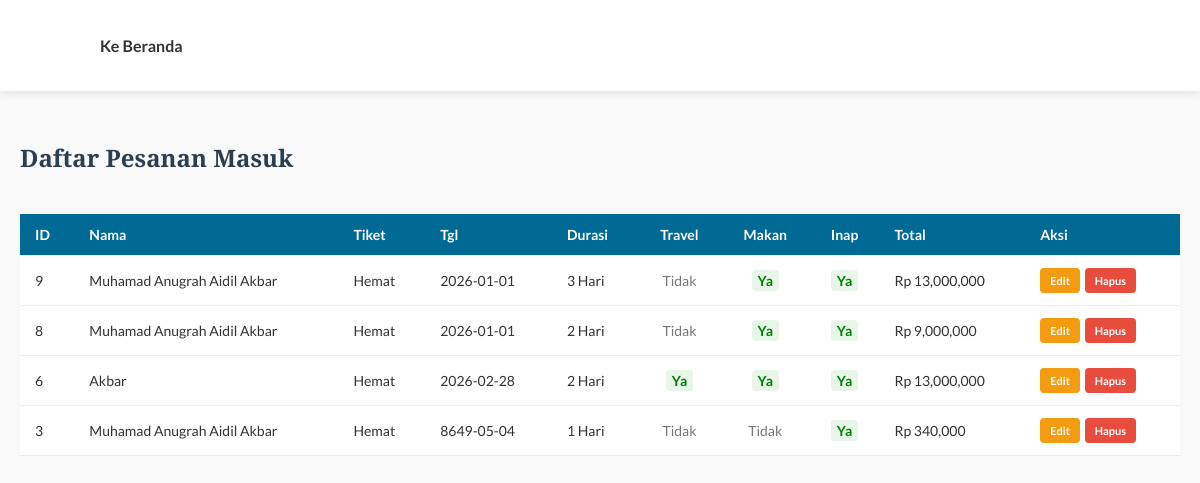
/list_pesanan.php, run on the app's committed database.
### tables this page shows
CREATE TABLE `pesanan` (
  `id` int(11) NOT NULL,
  `nama_pemesan` varchar(100) DEFAULT NULL,
  `nomor_hp` varchar(20) DEFAULT NULL,
  `tanggal_pesan` date DEFAULT NULL,
  `durasi_wisata` int(11) DEFAULT 1,
  `jumlah_peserta` int(11) DEFAULT NULL,
  `jenis_tiket` varchar(50) DEFAULT NULL,
  `hari_kunjungan` varchar(20) DEFAULT NULL,
  `harga_paket` decimal(15,2) DEFAULT NULL,
  `total_tagihan` decimal(15,2) DEFAULT NULL,
  `created_at` timestamp NOT NULL DEFAULT current_timestamp(),
  `layanan_travel` tinyint(1) DEFAULT 0,
  `layanan_makan` tinyint(1) DEFAULT 0,
  `layanan_penginapan` tinyint(1) DEFAULT 0
);

### list_pesanan.php (the view, shortened to what this page needs)
<?php include 'koneksi.php'; ?>
<!DOCTYPE html>
<html lang="id">
<head>
    <link rel="stylesheet" href="style.css">
</head>
<body>
    <nav>
        <ul><li><a href="index.php">Ke Beranda</a></li></ul>
    </nav>
    <div class="container" style="max-width: 1300px;">
        <h2>Daftar Pesanan Masuk</h2>
        <div style="overflow-x: auto;">
            <table>
                <thead>
                    <tr>
                        <th>ID</th>
                        <th>Nama</th>
                        <th>Tiket</th>
                        <th>Tgl</th>
                        <th>Durasi</th>
                        <th style="text-align:center;">Travel</th>
                        <th style="text-align:center;">Makan</th>
                        <th style="text-align:center;">Inap</th>
                        <th>Total</th>
                        <th>Aksi</th>
                    </tr>
                </thead>
                <tbody>
                    <?php
                    function cekStatus($status, $is_bundling) {
                        return ($status == 1)
                            ? '<span class="badge-yes">Ya</span>'
                            : '<span class="badge-no">Tidak</span>';
                    }
                    $query = mysqli_query($koneksi, "SELECT * FROM pesanan ORDER BY id DESC");
                    while($data = mysqli_fetch_array($query)){
                        $jenis = $data['jenis_tiket'];
                        $is_bundling = ($jenis == 'reguler' || $jenis == 'hemat');
                        echo "<tr>";
                        echo "<td>".$data['id']."</td>";
                        echo "<td>".$data['nama_pemesan']."</td>";
                        echo "<td>".ucwords($jenis)."</td>";
                        echo "<td>".$data['tanggal_pesan']."</td>";
                        echo "<td>". ($is_bundling ? $data['durasi_wisata'] . " Hari" : "-") ."</td>";
                        echo "<td style='text-align:center;'>" . cekStatus($data['layanan_travel'], $is_bundling) . "</td>";
                        echo "<td style='text-align:center;'>" . cekStatus($data['layanan_makan'], $is_bundling) . "</td>";
                        echo "<td style='text-align:center;'>" . cekStatus($data['layanan_penginapan'], $is_bundling) . "</td>";
                        echo "<td>Rp ".number_format($data['total_tagihan'])."</td>";
                        echo "<td>
                                <a href='form_edit.php?id=".$data['id']."' class='btn-action btn-edit'>Edit</a>
                                <a href='hapus_pesanan.php?id=".$data['id']."' class='btn-action btn-delete' onclick=\"return confirm('Yakin ingin menghapus data ini?');\">Hapus</a>
                              </td>";
                        echo "</tr>";
                    }
                    ?>
                </tbody>
            </table>
        </div>
    </div>
</body>
</html>

### style.css (style rules this page uses)
:root { --primary: #FFD700; --secondary: #006994; --text: #333; --bg-light: #f9f9f9; }
html { scroll-behavior: smooth; scroll-padding-top: 100px; }
body { font-family: 'Lato', sans-serif; margin: 0; padding: 0; color: var(--text); background-color: var(--bg-light); }
h1, h2, h3 { font-family: 'Playfair Display', serif; color: #2c3e50; }
nav { display: flex; justify-content: space-between; padding: 20px 5%; background: white; box-shadow: 0 2px 10px rgba(0,0,0,0.1); align-items: center; }
nav ul { list-style: none; display: flex; gap: 20px; }
nav a { text-decoration: none; color: #333; font-weight: 700; }
.container { max-width: 1200px; margin: 50px auto; padding: 0 20px; }

### list_pesanan.php (style rules this page uses)
table { width: 100%; border-collapse: collapse; margin-top: 20px; background: white; box-shadow: 0 5px 15px rgba(0,0,0,0.05); }
th, td { padding: 12px 15px; border-bottom: 1px solid #eee; text-align: left; font-size: 14px; }
th { background-color: var(--secondary); color: white; white-space: nowrap; }
.btn-action { padding: 6px 10px; text-decoration: none; border-radius: 4px; font-size: 11px; color: white; font-weight: bold; margin-right: 2px; display: inline-block; }
.btn-edit { background-color: #f39c12; }
.btn-delete { background-color: #e74c3c; }
.badge-yes { color: green; font-weight: bold; background: #e8f5e9; padding: 2px 6px; border-radius: 4px; }
.badge-no { color: #777; }

### data on the page
pesanan: id "9", nama_pemesan "Muhamad Anugrah Aidil Akbar", jenis_tiket "Hemat", tanggal_pesan "2026-01-01", durasi_wisata "3", layanan_travel "Tidak", layanan_makan "Ya Ya", total_tagihan "13,000,000"
pesanan: id "8", nama_pemesan "Muhamad Anugrah Aidil Akbar", jenis_tiket "Hemat", tanggal_pesan "2026-01-01", durasi_wisata "2", layanan_travel "Tidak", layanan_makan "Ya Ya", total_tagihan "9,000,000"
pesanan: id "6", nama_pemesan "Akbar", jenis_tiket "Hemat", tanggal_pesan "2026-02-28", durasi_wisata "2", layanan_travel "Ya Ya Ya", total_tagihan "13,000,000"
pesanan: id "3", nama_pemesan "Muhamad Anugrah Aidil Akbar", jenis_tiket "Hemat", tanggal_pesan "8649-05-04", durasi_wisata "1", layanan_travel "Tidak Tidak", layanan_penginapan "Ya", total_tagihan "340,000"
